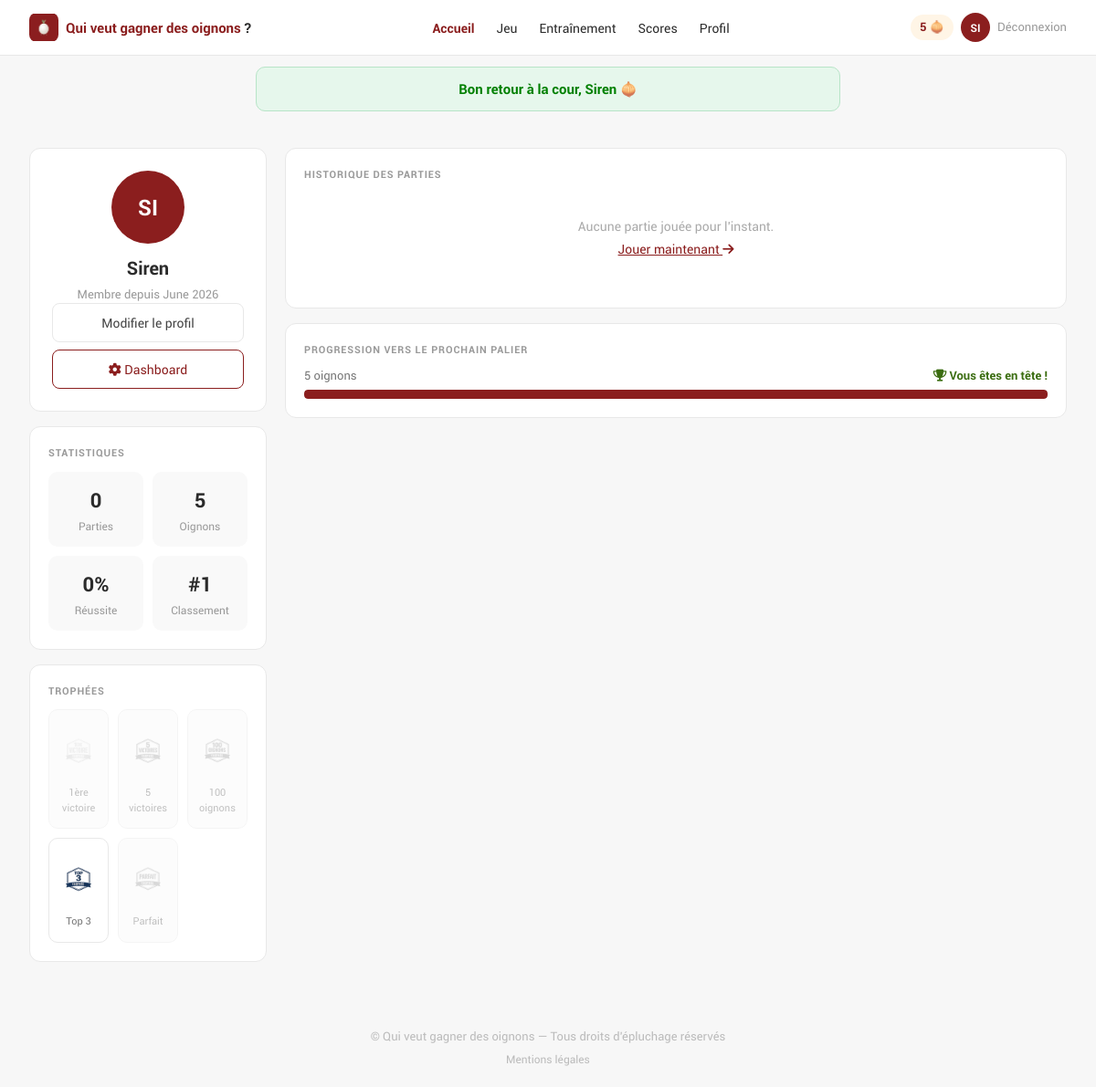
The page /linda-hillairet/Quiz_v2/index.php?action=showProfile (signed in) on the database its author committed.
### tables this page shows
CREATE TABLE IF NOT EXISTS `users` (
  `id`           INT          UNSIGNED NOT NULL AUTO_INCREMENT,
  `pseudo`       VARCHAR(30)  NOT NULL,
  `email`        VARCHAR(255) NOT NULL UNIQUE,
  `password`     VARCHAR(255) NOT NULL,
  `oignons`      INT          UNSIGNED NOT NULL DEFAULT 0,
  `games_played` INT          UNSIGNED NOT NULL DEFAULT 0,
  `is_admin`     TINYINT(1)   NOT NULL DEFAULT 0,
  `created_at`   TIMESTAMP    NOT NULL DEFAULT CURRENT_TIMESTAMP,
  PRIMARY KEY (`id`)
);

### app/controllers/profileController.php (called while the page is built, shortened)
<?php
function showProfile()
{
    $stats   = getUserStats($_SESSION['user']['id']);
    $history = getGameHistory($_SESSION['user']['id'], 10);
    $myRank  = getRankPosition($_SESSION['user']['id']);
    $oignons = (int)($stats['oignons'] ?? 0);
    $oignonsNext  = 0;
    $oignonsManquants = max(0, $oignonsNext - $oignons);
    $pctProg = $oignonsNext > 0
        ? min(100, round($oignons / $oignonsNext * 100))
        : 100;
    require RACINE . '/app/views/layouts/header.php';
    require RACINE . '/app/views/profileView.php';
    require RACINE . '/app/views/layouts/footer.php';
}

### index.php (called while the page is built, shortened)
<?php
require_once RACINE . "/app/helpers.php";
require_once RACINE . "/config/Database.php";
require_once RACINE . "/app/models/userModel.php";
require_once RACINE . "/config/routes.php";
$route = new Route;
$currentAction = $route->action;
$route->route();

### config/Database.php (called while the page is built, shortened)
<?php
class Database
{
    private static ?PDO $instance = null;
    public static function getInstance(): PDO
    {
        if (self::$instance === null) {
            $env = parse_ini_file(RACINE . '/.env');
            $dsn = "mysql:host={$env['DB_HOST']};dbname={$env['DB_NAME']};charset=utf8mb4";
            try {
                self::$instance = new PDO($dsn, $env['DB_USER'], $env['DB_PASS']);
                self::$instance->setAttribute(PDO::ATTR_ERRMODE, PDO::ERRMODE_EXCEPTION);
                self::$instance->setAttribute(PDO::ATTR_DEFAULT_FETCH_MODE, PDO::FETCH_ASSOC);
            } catch (PDOException $e) {
                die("Erreur de connexion : " . $e->getMessage());
            }
        }
        return self::$instance;
    }
}

### app/models/userModel.php (called while the page is built, shortened)
<?php
function getRankPosition($userId)
{
    $stmt = Database::getInstance()->prepare("SELECT COUNT(*) + 1 AS position FROM users WHERE oignons > (SELECT oignons FROM users WHERE id = ?)");
    $stmt->execute([$userId]);
    return $stmt->fetch()['position'] ?? 1;
}
function getUserStats($userId)
{
    $stmt = Database::getInstance()->prepare("
        SELECT u.pseudo, u.email, u.oignons, u.games_played, u.created_at,
               COALESCE(AVG(g.correct_answers / g.total_questions * 100), 0) AS win_rate
        FROM users u
        LEFT JOIN games g ON g.user_id = u.id
        WHERE u.id = ?
        GROUP BY u.id
    ");
    $stmt->execute([$userId]);
    return $stmt->fetch();
}

### app/helpers.php (called while the page is built, shortened)
<?php
function initials($pseudo)
{
    $pseudo = trim($pseudo);
    $parts  = explode(' ', $pseudo);
    return strtoupper(substr($pseudo, 0, 2));
}

### app/views/profileView.php (the view, shortened to what this page needs)
<main id="main-content">
<div class="page-wrap">
  <div class="profile-layout">
    <div class="profile-left">
      <div class="card profile-card">
        <div class="profile-avatar-lg"><?= initials($stats['pseudo'] ?? 'JD') ?></div>
        <h2 class="profile-name"><?= htmlspecialchars($stats['pseudo'] ?? '') ?></h2>
        <p class="profile-since">Membre depuis <?= date('F Y', strtotime($stats['created_at'] ?? 'now')) ?></p>
        <a href="index.php?action=editProfile" class="btn-outline">Modifier le profil</a>
        <?php if (!empty($_SESSION['user']['is_admin'])): ?>
          <a href="index.php?action=admin" class="btn-outline btn-admin-link"><i class="fa-solid fa-gear" aria-hidden="true"></i> Dashboard</a>
        <?php endif; ?>
      </div>
      <section class="card profile-stats-section" aria-labelledby="stats-title">
        <div class="card-label" id="stats-title">STATISTIQUES</div>
        <div class="profile-stats-grid">
          <div class="profile-stat"><span class="profile-stat-val"><?= (int)$stats['games_played'] ?></span><span class="profile-stat-lbl">Parties</span></div>
          <div class="profile-stat"><span class="profile-stat-val"><?= $oignons ?></span><span class="profile-stat-lbl">Oignons</span></div>
          <div class="profile-stat"><span class="profile-stat-val"><?= round($stats['win_rate'] ?? 0) ?>%</span><span class="profile-stat-lbl">Réussite</span></div>
          <div class="profile-stat"><span class="profile-stat-val">#<?= $myRank ?></span><span class="profile-stat-lbl">Classement</span></div>
        </div>
      </section>
      <section class="card profile-stats-section" aria-labelledby="trophees-title">
        <div class="card-label" id="trophees-title">TROPHÉES</div>
        <ul class="trophees-grid" role="list">
          <li class="trophee <?= $stats['games_played']>=1?'earned':'locked' ?>">
            <img src="<?= BASE_URL ?>/public/images/trophee_1.webp" alt="Trophée 1ère victoire" title="1ère victoire" class="trophee-img">
            <small>1ère victoire</small>
          </li>
          <li class="trophee <?= $stats['games_played']>=5?'earned':'locked' ?>">
            <img src="<?= BASE_URL ?>/public/images/trophee_2.webp" alt="Trophée 5 victoires" title="5 victoires" class="trophee-img">
            <small>5 victoires</small>
          </li>
          <li class="trophee <?= $oignons>=100?'earned':'locked' ?>">
            <img src="<?= BASE_URL ?>/public/images/trophee_3.webp" alt="Trophée 100 oignons récoltés" title="100 oignons" class="trophee-img">
            <small>100 oignons</small>
          </li>
          <li class="trophee <?= $myRank<=3?'earned':'locked' ?>">
            <img src="<?= BASE_URL ?>/public/images/trophee_4.webp" alt="Trophée Top 3 du classement" title="Top 3" class="trophee-img">
            <small>Top 3</small>
          </li>
          <li class="trophee locked">
            <img src="<?= BASE_URL ?>/public/images/trophee_5.webp" alt="Trophée score parfait" title="Score parfait" class="trophee-img">
            <small>Parfait</small>
          </li>
        </ul>
      </section>
    </div>
    <div class="profile-right">
      <section class="card" aria-labelledby="history-title">
        <div class="card-label" id="history-title">HISTORIQUE DES PARTIES</div>
        <?php if (empty($history)): ?>
          <div class="empty-state">Aucune partie jouée pour l'instant.<br><a href="index.php?action=game" class="legal-link">Jouer maintenant <i class="fa-solid fa-arrow-right" aria-hidden="true"></i></a></div>
        <?php endif; ?>
      </section>
      <section class="card profile-stats-section" aria-labelledby="progression-title">
        <div class="card-label" id="progression-title">PROGRESSION VERS LE PROCHAIN PALIER</div>
        <div class="progression-labels">
          <span><?= $oignons ?> oignons</span>
          <?php if ($oignonsManquants > 0): ?>
            <span class="progression-manquants"><?= $oignonsManquants ?> manquants</span>
            <span><?= $oignonsNext ?> oignons (top <?= max(1,$myRank-1) ?>)</span>
          <?php else: ?>
            <span class="progression-leader"><i class="fa-solid fa-trophy" aria-hidden="true"></i> Vous êtes en tête !</span>
          <?php endif; ?>
        </div>
        <div class="game-progress-bar profile-progress-bar" role="progressbar"
             aria-valuenow="<?= $pctProg ?>" aria-valuemin="0" aria-valuemax="100"
             aria-label="Progression vers le rang supérieur">
          <div class="game-progress-fill" style="width:<?= $pctProg ?>%"></div>
        </div>
      </section>
    </div>
  </div>
</div>
</main>

### config/routes.php (shortened to what this page needs)
<?php
class Route
{
    public $action;
    public function __construct()
    {
        $this->action = $_GET['action'] ?? 'default';
    }
    public function route()
    {
        switch ($this->action) {
            case 'showProfile':
                require_once RACINE . "/app/controllers/profileController.php";
                showProfile();
                break;
        }
    }
}

### app/views/layouts/header.php (shortened to what this page needs)
<!DOCTYPE html>
<html lang="fr">
<head>
  <link rel="stylesheet" href="<?= BASE_URL ?>/public/style.css">
  <link rel="stylesheet" href="https://cdnjs.cloudflare.com/ajax/libs/font-awesome/6.5.0/css/all.min.css">
</head>
<body>
<header>
  <nav class="site-nav" aria-label="Navigation principale">
    <div class="nav-inner">
      <a href="index.php?action=default" class="nav-logo" aria-label="Accueil — Qui veut gagner des oignons ?">
        <img src="<?= BASE_URL ?>/public/images/onion.webp" alt="Logo Qui veut gagner des oignons" class="nav-logo-icon" width="32" height="32">
        <span><strong>Qui veut gagner des</strong> <em>oignons</em> ?</span>
      </a>
      <?php if (isset($_SESSION['user'])): ?>
        <nav class="nav-links" aria-label="Menu principal">
          <a href="index.php?action=default"
             <?= ($currentAction??'default')==='default' ? 'aria-current="page"' : '' ?>>Accueil</a>
          <a href="index.php?action=game"
             <?= ($currentAction??'')==='game' ? 'aria-current="page"' : '' ?>>Jeu</a>
          <a href="index.php?action=training"
             <?= ($currentAction??'')==='training' ? 'aria-current="page"' : '' ?>>Entraînement</a>
          <a href="index.php?action=ranking"
             <?= ($currentAction??'')==='ranking' ? 'aria-current="page"' : '' ?>>Scores</a>
          <a href="index.php?action=showProfile"
             <?= ($currentAction??'')==='showProfile' ? 'aria-current="page"' : '' ?>>Profil</a>
        </nav>
        <div class="nav-desktop-right">
          <?php
            $pseudo = $_SESSION['user']['pseudo'] ?? 'Joueur';
            $parts  = explode(' ', $pseudo);
            $initials = strtoupper(substr($parts[0],0,1) . substr($parts[1]??$parts[0],1,1));
          ?>
          <div class="nav-oignons-badge" aria-label="<?= (int)($_SESSION['user']['oignons']??0) ?> oignons">
            <?= (int)($_SESSION['user']['oignons']??0) ?> 🧅
          </div>
          <a href="index.php?action=showProfile" class="nav-avatar"
             aria-label="Profil de <?= htmlspecialchars($pseudo) ?>"><?= $initials ?></a>
          <a href="index.php?action=logout" class="nav-logout-link">Déconnexion</a>
        </div>
      <?php endif; ?>
    </div>
  </nav>
</header>
<?php if (isset($_SESSION['success'])): ?>
  <div class="flash success" role="alert"><?= htmlspecialchars($_SESSION['success']) ?></div>
<?php endif; ?>

### app/views/layouts/footer.php (shortened to what this page needs)
<footer class="site-footer">
  <p>© Qui veut gagner des oignons — Tous droits d'épluchage réservés</p>
  <p class="footer-legal"><a href="index.php?action=legal">Mentions légales</a></p>
</footer>
</body>
</html>

### rows shown on the page
users: pseudo "SI", pseudo "Siren", created_at "June 2026", games_played "0", oignons "5"

### other values the page prints
$_SESSION['user']['oignons'] "5"
$initials "SI"
$_SESSION['success'] "Bon retour à la cour, Siren 🧅"
$stats['win_rate'] "0"
$myRank "1"
